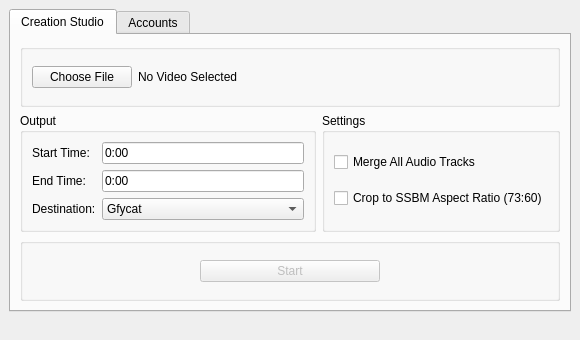
<?xml version="1.0" encoding="UTF-8"?>
<ui version="4.0">
 <class>MainWindow</class>
 <widget class="QMainWindow" name="MainWindow">
  <property name="geometry">
   <rect>
    <x>0</x>
    <y>0</y>
    <width>580</width>
    <height>340</height>
   </rect>
  </property>
  <property name="minimumSize">
   <size>
    <width>580</width>
    <height>340</height>
   </size>
  </property>
  <property name="maximumSize">
   <size>
    <width>580</width>
    <height>340</height>
   </size>
  </property>
  <property name="windowTitle">
   <string>Shadow Cat</string>
  </property>
  <property name="windowIcon">
   <iconset>
    <normaloff>icon.ico</normaloff>icon.ico</iconset>
  </property>
  <widget class="QWidget" name="centralwidget">
   <layout class="QGridLayout" name="gridLayout">
    <item row="0" column="1">
     <widget class="QTabWidget" name="tabWidget">
      <property name="currentIndex">
       <number>0</number>
      </property>
      <widget class="QWidget" name="tab">
       <attribute name="title">
        <string>Creation Studio</string>
       </attribute>
       <layout class="QVBoxLayout" name="verticalLayout_5">
        <item>
         <widget class="QGroupBox" name="choose_video_group">
          <property name="title">
           <string/>
          </property>
          <layout class="QHBoxLayout" name="horizontalLayout">
           <item>
            <widget class="QPushButton" name="open_video_btn">
             <property name="maximumSize">
              <size>
               <width>100</width>
               <height>16777215</height>
              </size>
             </property>
             <property name="text">
              <string>Choose File</string>
             </property>
            </widget>
           </item>
           <item>
            <widget class="QLabel" name="video_path">
             <property name="text">
              <string>No Video Selected</string>
             </property>
            </widget>
           </item>
          </layout>
         </widget>
        </item>
        <item>
         <layout class="QHBoxLayout" name="horizontalLayout_2">
          <item>
           <widget class="QGroupBox" name="groupBox_4">
            <property name="title">
             <string>Output</string>
            </property>
            <layout class="QFormLayout" name="formLayout">
             <item row="0" column="0">
              <widget class="QLabel" name="label">
               <property name="text">
                <string>Start Time:</string>
               </property>
              </widget>
             </item>
             <item row="0" column="1">
              <widget class="QLineEdit" name="start_time_input">
               <property name="text">
                <string>0:00</string>
               </property>
              </widget>
             </item>
             <item row="1" column="0">
              <widget class="QLabel" name="label_2">
               <property name="text">
                <string>End Time:</string>
               </property>
              </widget>
             </item>
             <item row="1" column="1">
              <widget class="QLineEdit" name="end_time_input">
               <property name="text">
                <string>0:00</string>
               </property>
              </widget>
             </item>
             <item row="2" column="1">
              <widget class="QComboBox" name="destination_dropdown">
               <item>
                <property name="text">
                 <string>Gfycat</string>
                </property>
               </item>
               <item>
                <property name="text">
                 <string>Streamable</string>
                </property>
               </item>
               <item>
                <property name="text">
                 <string>Desktop (No Upload)</string>
                </property>
               </item>
              </widget>
             </item>
             <item row="2" column="0">
              <widget class="QLabel" name="label_7">
               <property name="text">
                <string>Destination:</string>
               </property>
              </widget>
             </item>
            </layout>
           </widget>
          </item>
          <item>
           <layout class="QVBoxLayout" name="verticalLayout_3">
            <item>
             <widget class="QGroupBox" name="groupBox_2">
              <property name="title">
               <string>Settings</string>
              </property>
              <layout class="QVBoxLayout" name="verticalLayout">
               <item>
                <widget class="QCheckBox" name="merge_audio_checkbox">
                 <property name="text">
                  <string>Merge All Audio Tracks</string>
                 </property>
                </widget>
               </item>
               <item>
                <widget class="QCheckBox" name="crop_checkbox">
                 <property name="text">
                  <string>Crop to SSBM Aspect Ratio (73:60)</string>
                 </property>
                </widget>
               </item>
              </layout>
             </widget>
            </item>
           </layout>
          </item>
         </layout>
        </item>
        <item>
         <widget class="QGroupBox" name="groupBox">
          <property name="title">
           <string/>
          </property>
          <layout class="QVBoxLayout" name="verticalLayout_4">
           <item alignment="Qt::AlignHCenter">
            <widget class="QPushButton" name="start_btn">
             <property name="enabled">
              <bool>false</bool>
             </property>
             <property name="minimumSize">
              <size>
               <width>180</width>
               <height>0</height>
              </size>
             </property>
             <property name="maximumSize">
              <size>
               <width>180</width>
               <height>16777215</height>
              </size>
             </property>
             <property name="text">
              <string>Start</string>
             </property>
            </widget>
           </item>
          </layout>
         </widget>
        </item>
       </layout>
      </widget>
      <widget class="QWidget" name="tab_2">
       <attribute name="title">
        <string>Accounts</string>
       </attribute>
       <layout class="QVBoxLayout" name="verticalLayout_6">
        <item>
         <layout class="QHBoxLayout" name="horizontalLayout_3">
          <item>
           <widget class="QGroupBox" name="groupBox_3">
            <property name="title">
             <string>Gfycat (Optional)</string>
            </property>
            <layout class="QFormLayout" name="formLayout_2">
             <item row="0" column="1">
              <widget class="QLabel" name="label_3">
               <property name="text">
                <string>Username</string>
               </property>
              </widget>
             </item>
             <item row="1" column="1">
              <widget class="QLineEdit" name="gfycat_username"/>
             </item>
             <item row="4" column="1">
              <widget class="QLineEdit" name="gfycat_password">
               <property name="echoMode">
                <enum>QLineEdit::Password</enum>
               </property>
              </widget>
             </item>
             <item row="3" column="1">
              <widget class="QLabel" name="label_4">
               <property name="text">
                <string>Password</string>
               </property>
              </widget>
             </item>
            </layout>
           </widget>
          </item>
          <item>
           <widget class="QGroupBox" name="groupBox_5">
            <property name="minimumSize">
             <size>
              <width>0</width>
              <height>184</height>
             </size>
            </property>
            <property name="title">
             <string>Streamable (Required for Streamable Uploads)</string>
            </property>
            <layout class="QFormLayout" name="formLayout_3">
             <item row="0" column="1">
              <widget class="QLabel" name="label_5">
               <property name="text">
                <string>Username</string>
               </property>
              </widget>
             </item>
             <item row="1" column="1">
              <widget class="QLineEdit" name="streamable_username"/>
             </item>
             <item row="4" column="1">
              <widget class="QLineEdit" name="streamable_password">
               <property name="echoMode">
                <enum>QLineEdit::Password</enum>
               </property>
              </widget>
             </item>
             <item row="3" column="1">
              <widget class="QLabel" name="label_6">
               <property name="text">
                <string>Password</string>
               </property>
              </widget>
             </item>
            </layout>
           </widget>
          </item>
         </layout>
        </item>
        <item>
         <widget class="QGroupBox" name="groupBox_6">
          <property name="maximumSize">
           <size>
            <width>16777215</width>
            <height>100</height>
           </size>
          </property>
          <property name="title">
           <string/>
          </property>
          <layout class="QHBoxLayout" name="horizontalLayout_4">
           <item alignment="Qt::AlignRight">
            <widget class="QPushButton" name="save_login_btn">
             <property name="text">
              <string>Save</string>
             </property>
            </widget>
           </item>
          </layout>
         </widget>
        </item>
       </layout>
      </widget>
     </widget>
    </item>
   </layout>
  </widget>
  <widget class="QStatusBar" name="statusbar">
   <property name="layoutDirection">
    <enum>Qt::LeftToRight</enum>
   </property>
   <property name="autoFillBackground">
    <bool>false</bool>
   </property>
   <property name="sizeGripEnabled">
    <bool>false</bool>
   </property>
  </widget>
 </widget>
 <resources/>
 <connections/>
</ui>
